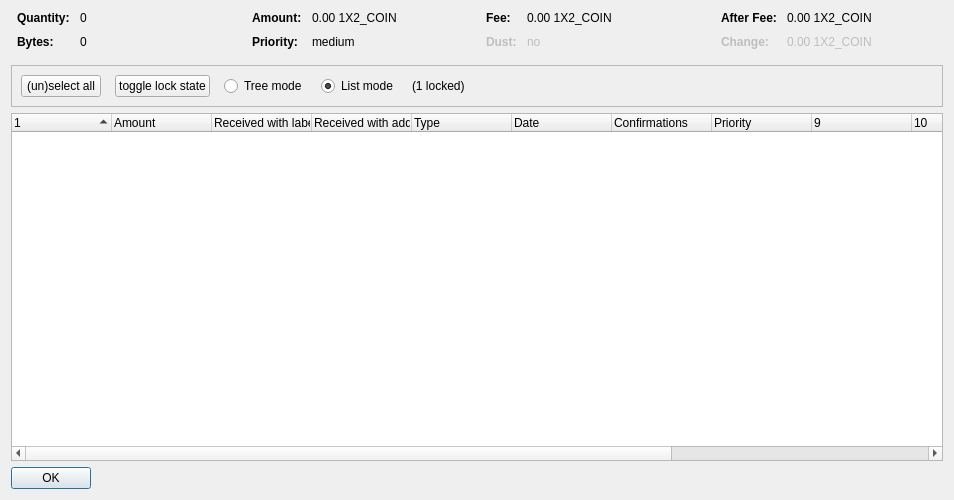
<?xml version="1.0" encoding="UTF-8"?>
<ui version="4.0">
 <class>CoinControlDialog</class>
 <widget class="QDialog" name="CoinControlDialog">
  <property name="geometry">
   <rect>
    <x>0</x>
    <y>0</y>
    <width>954</width>
    <height>500</height>
   </rect>
  </property>
  <property name="windowTitle">
   <string>Coin Selection</string>
  </property>
  <layout class="QVBoxLayout" name="verticalLayout">
   <item>
    <layout class="QHBoxLayout" name="horizontalLayoutTop" stretch="0,0,0,0">
     <property name="topMargin">
      <number>0</number>
     </property>
     <property name="bottomMargin">
      <number>10</number>
     </property>
     <item>
      <layout class="QFormLayout" name="formLayoutCoinControl1">
       <property name="horizontalSpacing">
        <number>10</number>
       </property>
       <property name="verticalSpacing">
        <number>10</number>
       </property>
       <property name="leftMargin">
        <number>6</number>
       </property>
       <property name="rightMargin">
        <number>6</number>
       </property>
       <item row="0" column="0">
        <widget class="QLabel" name="labelCoinControlQuantityText">
         <property name="font">
          <font>
           <weight>75</weight>
           <bold>true</bold>
          </font>
         </property>
         <property name="text">
          <string>Quantity:</string>
         </property>
        </widget>
       </item>
       <item row="0" column="1">
        <widget class="QLabel" name="labelCoinControlQuantity">
         <property name="cursor">
          <cursorShape>IBeamCursor</cursorShape>
         </property>
         <property name="contextMenuPolicy">
          <enum>Qt::ActionsContextMenu</enum>
         </property>
         <property name="text">
          <string notr="true">0</string>
         </property>
         <property name="textInteractionFlags">
          <set>Qt::LinksAccessibleByMouse|Qt::TextSelectableByKeyboard|Qt::TextSelectableByMouse</set>
         </property>
        </widget>
       </item>
       <item row="1" column="0">
        <widget class="QLabel" name="labelCoinControlBytesText">
         <property name="font">
          <font>
           <weight>75</weight>
           <bold>true</bold>
          </font>
         </property>
         <property name="text">
          <string>Bytes:</string>
         </property>
        </widget>
       </item>
       <item row="1" column="1">
        <widget class="QLabel" name="labelCoinControlBytes">
         <property name="cursor">
          <cursorShape>IBeamCursor</cursorShape>
         </property>
         <property name="contextMenuPolicy">
          <enum>Qt::ActionsContextMenu</enum>
         </property>
         <property name="text">
          <string notr="true">0</string>
         </property>
         <property name="textInteractionFlags">
          <set>Qt::LinksAccessibleByMouse|Qt::TextSelectableByKeyboard|Qt::TextSelectableByMouse</set>
         </property>
        </widget>
       </item>
      </layout>
     </item>
     <item>
      <layout class="QFormLayout" name="formLayoutCoinControl2">
       <property name="horizontalSpacing">
        <number>10</number>
       </property>
       <property name="verticalSpacing">
        <number>10</number>
       </property>
       <property name="leftMargin">
        <number>6</number>
       </property>
       <property name="rightMargin">
        <number>6</number>
       </property>
       <item row="0" column="0">
        <widget class="QLabel" name="labelCoinControlAmountText">
         <property name="font">
          <font>
           <weight>75</weight>
           <bold>true</bold>
          </font>
         </property>
         <property name="text">
          <string>Amount:</string>
         </property>
        </widget>
       </item>
       <item row="0" column="1">
        <widget class="QLabel" name="labelCoinControlAmount">
         <property name="cursor">
          <cursorShape>IBeamCursor</cursorShape>
         </property>
         <property name="contextMenuPolicy">
          <enum>Qt::ActionsContextMenu</enum>
         </property>
         <property name="text">
          <string notr="true">0.00 1X2_COIN</string>
         </property>
         <property name="textInteractionFlags">
          <set>Qt::LinksAccessibleByMouse|Qt::TextSelectableByKeyboard|Qt::TextSelectableByMouse</set>
         </property>
        </widget>
       </item>
       <item row="1" column="0">
        <widget class="QLabel" name="labelCoinControlPriorityText">
         <property name="font">
          <font>
           <weight>75</weight>
           <bold>true</bold>
          </font>
         </property>
         <property name="text">
          <string>Priority:</string>
         </property>
        </widget>
       </item>
       <item row="1" column="1">
        <widget class="QLabel" name="labelCoinControlPriority">
         <property name="cursor">
          <cursorShape>IBeamCursor</cursorShape>
         </property>
         <property name="contextMenuPolicy">
          <enum>Qt::ActionsContextMenu</enum>
         </property>
         <property name="text">
          <string>medium</string>
         </property>
         <property name="textInteractionFlags">
          <set>Qt::LinksAccessibleByMouse|Qt::TextSelectableByKeyboard|Qt::TextSelectableByMouse</set>
         </property>
        </widget>
       </item>
      </layout>
     </item>
     <item>
      <layout class="QFormLayout" name="formLayoutCoinControl3">
       <property name="horizontalSpacing">
        <number>10</number>
       </property>
       <property name="verticalSpacing">
        <number>10</number>
       </property>
       <property name="leftMargin">
        <number>6</number>
       </property>
       <property name="rightMargin">
        <number>6</number>
       </property>
       <item row="0" column="0">
        <widget class="QLabel" name="labelCoinControlFeeText">
         <property name="font">
          <font>
           <weight>75</weight>
           <bold>true</bold>
          </font>
         </property>
         <property name="text">
          <string>Fee:</string>
         </property>
        </widget>
       </item>
       <item row="0" column="1">
        <widget class="QLabel" name="labelCoinControlFee">
         <property name="cursor">
          <cursorShape>IBeamCursor</cursorShape>
         </property>
         <property name="contextMenuPolicy">
          <enum>Qt::ActionsContextMenu</enum>
         </property>
         <property name="text">
          <string notr="true">0.00 1X2_COIN</string>
         </property>
         <property name="textInteractionFlags">
          <set>Qt::LinksAccessibleByMouse|Qt::TextSelectableByKeyboard|Qt::TextSelectableByMouse</set>
         </property>
        </widget>
       </item>
       <item row="1" column="0">
        <widget class="QLabel" name="labelCoinControlLowOutputText">
         <property name="enabled">
          <bool>false</bool>
         </property>
         <property name="font">
          <font>
           <weight>75</weight>
           <bold>true</bold>
          </font>
         </property>
         <property name="text">
          <string>Dust:</string>
         </property>
        </widget>
       </item>
       <item row="1" column="1">
        <widget class="QLabel" name="labelCoinControlLowOutput">
         <property name="enabled">
          <bool>false</bool>
         </property>
         <property name="cursor">
          <cursorShape>IBeamCursor</cursorShape>
         </property>
         <property name="contextMenuPolicy">
          <enum>Qt::ActionsContextMenu</enum>
         </property>
         <property name="text">
          <string>no</string>
         </property>
         <property name="textInteractionFlags">
          <set>Qt::LinksAccessibleByMouse|Qt::TextSelectableByKeyboard|Qt::TextSelectableByMouse</set>
         </property>
        </widget>
       </item>
      </layout>
     </item>
     <item>
      <layout class="QFormLayout" name="formLayoutCoinControl4">
       <property name="horizontalSpacing">
        <number>10</number>
       </property>
       <property name="verticalSpacing">
        <number>10</number>
       </property>
       <property name="leftMargin">
        <number>6</number>
       </property>
       <property name="rightMargin">
        <number>6</number>
       </property>
       <item row="0" column="0">
        <widget class="QLabel" name="labelCoinControlAfterFeeText">
         <property name="font">
          <font>
           <weight>75</weight>
           <bold>true</bold>
          </font>
         </property>
         <property name="text">
          <string>After Fee:</string>
         </property>
        </widget>
       </item>
       <item row="0" column="1">
        <widget class="QLabel" name="labelCoinControlAfterFee">
         <property name="cursor">
          <cursorShape>IBeamCursor</cursorShape>
         </property>
         <property name="contextMenuPolicy">
          <enum>Qt::ActionsContextMenu</enum>
         </property>
         <property name="text">
          <string notr="true">0.00 1X2_COIN</string>
         </property>
         <property name="textInteractionFlags">
          <set>Qt::LinksAccessibleByMouse|Qt::TextSelectableByKeyboard|Qt::TextSelectableByMouse</set>
         </property>
        </widget>
       </item>
       <item row="1" column="0">
        <widget class="QLabel" name="labelCoinControlChangeText">
         <property name="enabled">
          <bool>false</bool>
         </property>
         <property name="font">
          <font>
           <weight>75</weight>
           <bold>true</bold>
          </font>
         </property>
         <property name="text">
          <string>Change:</string>
         </property>
        </widget>
       </item>
       <item row="1" column="1">
        <widget class="QLabel" name="labelCoinControlChange">
         <property name="enabled">
          <bool>false</bool>
         </property>
         <property name="cursor">
          <cursorShape>IBeamCursor</cursorShape>
         </property>
         <property name="contextMenuPolicy">
          <enum>Qt::ActionsContextMenu</enum>
         </property>
         <property name="text">
          <string notr="true">0.00 1X2_COIN</string>
         </property>
         <property name="textInteractionFlags">
          <set>Qt::LinksAccessibleByMouse|Qt::TextSelectableByKeyboard|Qt::TextSelectableByMouse</set>
         </property>
        </widget>
       </item>
      </layout>
     </item>
    </layout>
   </item>
   <item>
    <widget class="QFrame" name="frame">
     <property name="minimumSize">
      <size>
       <width>0</width>
       <height>40</height>
      </size>
     </property>
     <property name="frameShape">
      <enum>QFrame::StyledPanel</enum>
     </property>
     <property name="frameShadow">
      <enum>QFrame::Sunken</enum>
     </property>
     <layout class="QHBoxLayout" name="horizontalLayout">
      <item>
       <layout class="QHBoxLayout" name="horizontalLayoutPanel" stretch="0,0,0,0,0,0">
        <property name="spacing">
         <number>14</number>
        </property>
        <item>
         <widget class="QPushButton" name="pushButtonSelectAll">
          <property name="sizePolicy">
           <sizepolicy hsizetype="Maximum" vsizetype="Fixed">
            <horstretch>0</horstretch>
            <verstretch>0</verstretch>
           </sizepolicy>
          </property>
          <property name="text">
           <string>(un)select all</string>
          </property>
          <property name="autoDefault">
           <bool>false</bool>
          </property>
         </widget>
        </item>
        <item>
         <widget class="QPushButton" name="pushButtonToggleLock">
          <property name="sizePolicy">
           <sizepolicy hsizetype="Maximum" vsizetype="Fixed">
            <horstretch>0</horstretch>
            <verstretch>0</verstretch>
           </sizepolicy>
          </property>
          <property name="text">
           <string>toggle lock state</string>
          </property>
          <property name="autoDefault">
           <bool>false</bool>
          </property>
         </widget>
        </item>
        <item>
         <widget class="QRadioButton" name="radioTreeMode">
          <property name="sizePolicy">
           <sizepolicy hsizetype="Maximum" vsizetype="Fixed">
            <horstretch>0</horstretch>
            <verstretch>0</verstretch>
           </sizepolicy>
          </property>
          <property name="text">
           <string>Tree mode</string>
          </property>
         </widget>
        </item>
        <item>
         <widget class="QRadioButton" name="radioListMode">
          <property name="sizePolicy">
           <sizepolicy hsizetype="Maximum" vsizetype="Fixed">
            <horstretch>0</horstretch>
            <verstretch>0</verstretch>
           </sizepolicy>
          </property>
          <property name="text">
           <string>List mode</string>
          </property>
          <property name="checked">
           <bool>true</bool>
          </property>
         </widget>
        </item>
        <item>
         <widget class="QLabel" name="labelLocked">
          <property name="text">
           <string>(1 locked)</string>
          </property>
         </widget>
        </item>
        <item>
         <spacer name="horizontalSpacer">
          <property name="orientation">
           <enum>Qt::Horizontal</enum>
          </property>
          <property name="sizeHint" stdset="0">
           <size>
            <width>40</width>
            <height>20</height>
           </size>
          </property>
         </spacer>
        </item>
       </layout>
      </item>
     </layout>
    </widget>
   </item>
   <item>
    <widget class="CoinControlTreeWidget" name="treeWidget">
     <property name="contextMenuPolicy">
      <enum>Qt::CustomContextMenu</enum>
     </property>
     <property name="sortingEnabled">
      <bool>false</bool>
     </property>
     <property name="columnCount">
      <number>13</number>
     </property>
     <attribute name="headerShowSortIndicator" stdset="0">
      <bool>true</bool>
     </attribute>
     <attribute name="headerStretchLastSection">
      <bool>false</bool>
     </attribute>
     <column>
      <property name="text">
       <string/>
      </property>
     </column>
     <column>
      <property name="text">
       <string>Amount</string>
      </property>
     </column>
     <column>
      <property name="text">
       <string>Received with label</string>
      </property>
     </column>
     <column>
      <property name="text">
       <string>Received with address</string>
      </property>
     </column>
     <column>
      <property name="text">
	<string>Type</string>
      </property>
     </column>
     <column>
      <property name="text">	 
       <string>Date</string>
      </property>
     </column>
     <column>
      <property name="text">
       <string>Confirmations</string>
      </property>
      <property name="toolTip">
       <string>Confirmed</string>
      </property>
     </column>
     <column>
      <property name="text">
       <string>Priority</string>
      </property>
     </column>
     <column>
      <property name="text">
       <string/>
      </property>
     </column>
     <column>
      <property name="text">
       <string/>
      </property>
     </column>
     <column>
      <property name="text">
       <string/>
      </property>
     </column>
     <column>
      <property name="text">
       <string/>
      </property>
     </column>
     <column>
      <property name="text">
       <string/>
      </property>
     </column>
    </widget>
   </item>
   <item>
    <widget class="QDialogButtonBox" name="buttonBox">
     <property name="sizePolicy">
      <sizepolicy hsizetype="Maximum" vsizetype="Fixed">
       <horstretch>0</horstretch>
       <verstretch>0</verstretch>
      </sizepolicy>
     </property>
     <property name="orientation">
      <enum>Qt::Horizontal</enum>
     </property>
     <property name="standardButtons">
      <set>QDialogButtonBox::Ok</set>
     </property>
    </widget>
   </item>
  </layout>
 </widget>
 <customwidgets>
  <customwidget>
   <class>CoinControlTreeWidget</class>
   <extends>QTreeWidget</extends>
   <header>coincontroltreewidget.h</header>
  </customwidget>
 </customwidgets>
 <resources/>
 <connections/>
</ui>
